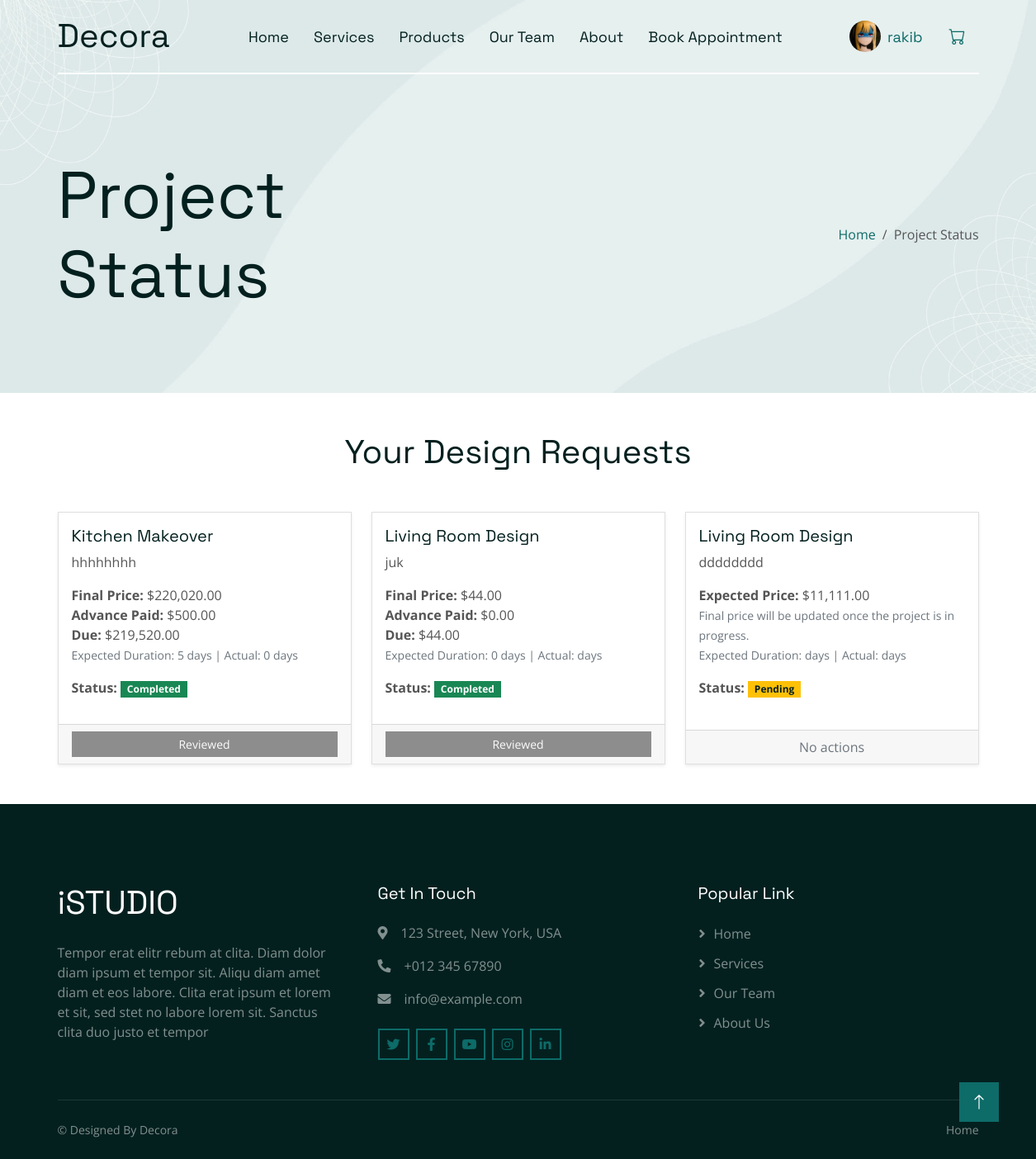
/project_status.php (signed in), run on the app's committed database.
### tables this page shows
CREATE TABLE `service_requests` (
  `id` int(11) NOT NULL,
  `user_id` int(11) DEFAULT NULL,
  `service_id` int(11) DEFAULT NULL,
  `professional_id` int(11) DEFAULT NULL,
  `describe` text DEFAULT NULL,
  `status` enum('pending','in_progress','completed','cancelled') DEFAULT 'pending',
  `price` decimal(10,2) DEFAULT NULL,
  `advance_price` decimal(10,2) NOT NULL DEFAULT 0.00,
  `due_price` decimal(10,2) NOT NULL DEFAULT 0.00,
  `start_date` datetime DEFAULT NULL,
  `end_date` datetime DEFAULT NULL,
  `created_at` datetime DEFAULT current_timestamp(),
  `updated_at` datetime DEFAULT current_timestamp() ON UPDATE current_timestamp(),
  `custom_service` tinyint(1) DEFAULT 0,
  `custom_service_description` text DEFAULT NULL,
  `expected_duration` int(11) DEFAULT NULL,
  `duration` int(11) DEFAULT NULL,
  `expected_price` decimal(10,2) DEFAULT NULL
);

CREATE TABLE `services` (
  `id` int(11) NOT NULL,
  `service_name` varchar(255) NOT NULL,
  `description` text NOT NULL,
  `avg_price` decimal(10,2) DEFAULT NULL,
  `image_url` varchar(255) DEFAULT NULL,
  `created_at` datetime DEFAULT current_timestamp(),
  `updated_at` datetime DEFAULT current_timestamp() ON UPDATE current_timestamp()
);

### project_status.php (the view, shortened to what this page needs)
<?php
include_once('db.php');
$user_id = $_SESSION['id'];
$sql = "SELECT sr.*, s.service_name
        FROM service_requests sr
        LEFT JOIN services s ON sr.service_id = s.id
        WHERE sr.user_id = $user_id
        ORDER BY sr.created_at DESC";
$result = $mydb->query($sql);
?>
<!DOCTYPE html>
<html lang="en">
<head>
    <link href="https://cdnjs.cloudflare.com/ajax/libs/font-awesome/5.10.0/css/all.min.css" rel="stylesheet">
    <link href="https://cdn.jsdelivr.net/npm/bootstrap-icons@1.4.1/font/bootstrap-icons.css" rel="stylesheet">
    <link href="lib/animate/animate.min.css" rel="stylesheet">
    <link href="lib/owlcarousel/assets/owl.carousel.min.css" rel="stylesheet">
    <link href="css/bootstrap.min.css" rel="stylesheet">
    <link href="css/style.css" rel="stylesheet">
</head>
<body>
<?php include("inc/nav.php"); ?>
<div class="container-fluid pb-5 bg-primary hero-header">
    <div class="container py-5">
        <div class="row g-3 align-items-center">
            <div class="col-lg-6 text-center text-lg-start">
                <h1 class="display-1 mb-0 animated slideInLeft">Project Status</h1>
            </div>
            <div class="col-lg-6 animated slideInRight">
                <nav aria-label="breadcrumb">
                    <ol class="breadcrumb justify-content-center justify-content-lg-end mb-0">
                        <li class="breadcrumb-item"><a class="text-primary" href="index.php">Home</a></li>
                        <li class="breadcrumb-item text-secondary active" aria-current="page">Project Status</li>
                    </ol>
                </nav>
            </div>
        </div>
    </div>
</div>
<div class="py-5">
    <div class="container">
        <h1 class="text-center mb-5 wow fadeIn" data-wow-delay="0.1s">Your Design Requests</h1>
        <?php if($result->num_rows > 0): ?>
            <div class="row g-4 wow fadeIn" data-wow-delay="0.3s">
                <?php while($req = $result->fetch_object()): ?>
                <div class="col-md-6 col-lg-4">
                    <div class="card shadow-sm h-100">
                        <div class="card-body">
                            <h5 class="card-title"><?= $req->service_name ?? $req->custom_service_description; ?></h5>
                            <p class="card-text"><?= nl2br($req->describe); ?></p>
                            <p>
                                <?php if($req->price > 0): ?>
                                    <strong>Final Price: </strong>$<?= number_format($req->price, 2); ?><br>
                                    <strong>Advance Paid: </strong>$<?= number_format($req->advance_price, 2); ?><br>
                                    <strong>Due: </strong>$<?= number_format($req->due_price, 2); ?><br>
                                <?php else: ?>
                                    <strong>Expected Price: </strong>$<?= number_format($req->expected_price, 2); ?><br>
                                    <small class="text-muted">Final price will be updated once the project is in progress.</small><br>
                                <?php endif; ?>
                                <small class="text-muted">Expected Duration: <?= $req->expected_duration ?> days | Actual: <?= $req->duration ?> days</small>
                            </p>
                            <p>
                                <strong>Status: </strong>
                                <?php
                                    switch($req->status) {
                                        case 'pending': echo '<span class="badge bg-warning text-dark">Pending</span>'; break;
                                        case 'completed': echo '<span class="badge bg-success">Completed</span>'; break;
                                    }
                                ?>
                            </p>
                        </div>
                        <div class="card-footer text-center">
                            <?php
                            $reviewCheck = $mydb->query("SELECT id FROM reviews WHERE service_request_id=".$req->id." LIMIT 1");
                            $reviewExists = $reviewCheck->num_rows > 0;
                            ?>
                            <?php if($req->status == 'completed'): ?>
                                <?php if($reviewExists): ?>
                                    <button class="btn btn-sm btn-secondary w-100" disabled>Reviewed</button>
                                <?php else: ?>
                                    <a href="review.php?rid=<?= $req->id; ?>" class="btn btn-sm btn-primary w-100">Leave Review</a>
                                <?php endif; ?>
                            <?php else: ?>
                                <span class="text-muted">No actions</span>
                            <?php endif; ?>
                        </div>
                    </div>
                </div>
                <?php endwhile; ?>
            </div>
        <?php endif; ?>
    </div>
</div>
<?php include("inc/footer.php"); ?>
<a href="#!" class="btn btn-lg btn-primary btn-lg-square back-to-top"><i class="bi bi-arrow-up"></i></a>
</body>
</html>

### css/style.css (style rules this page uses)
.back-to-top { position: fixed; display: none; right: 45px; bottom: 45px; z-index: 99; }
.btn { transition: .5s; }
.btn-lg-square { width: 48px; height: 48px; }
.btn-square, .btn-sm-square, .btn-lg-square { padding: 0; display: flex; align-items: center; justify-content: center; font-weight: normal; }
.hero-header { margin-top: -100px; padding-top: 150px; background: url(../img/hero-bg.jpg) top center no-repeat; background-size: cover; }
.hero-header .breadcrumb-item+.breadcrumb-item::before { color: var(--light); }

### data on the page
service_requests: service.service_name "Kitchen Makeover", describe "hhhhhhhh", price "220,020.00", advance_price "500.00", due_price "219,520.00", expected_duration "5", duration "0", status "Completed"
service_requests: service.service_name "Living Room Design", describe "juk", price "44.00", advance_price "0.00", due_price "44.00", expected_duration "0", status "Completed"
service_requests: service.service_name "Living Room Design", describe "dddddddd", expected_price "11,111.00", status "Pending"

### other printed values
$_SESSION["name"] "rakib"
